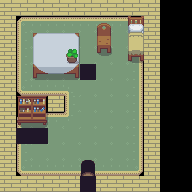

A 2D game scene composited from a Tiled map and its tileset images. What follows is a short description and the map's XML, with every tile layer's data as written:
An orthogonal 12x12 tile map with 16x16 px tiles, 6 tile layers (Tile Layer 1, Tile Layer 2, blocking, abovechar, ...), 1 hidden layer not drawn, 2 tilesets.

<map version="1.4" tiledversion="1.4.1" orientation="orthogonal" renderorder="right-down" width="12" height="12" tilewidth="16" tileheight="16" infinite="0" nextlayerid="8" nextobjectid="1">
 <properties>
  <property name="initCharX" type="int" value="6" />
  <property name="initCharY" type="int" value="3" />
 </properties>
 <tileset firstgid="1" name="inside" tilewidth="16" tileheight="16" tilecount="1024" columns="32">
  <image source="assets/Inner.png" width="512" height="512" />
 </tileset>
 <tileset firstgid="1025" name="character" tilewidth="16" tileheight="32" tilecount="128" columns="16">
  <image source="assets/character.png" width="256" height="256" />
 </tileset>
 <layer id="1" name="Tile Layer 1" width="12" height="12">
  <data encoding="csv">
0,0,0,0,0,0,0,0,0,0,0,0,
0,225,226,226,226,226,226,226,227,0,0,0,
0,257,258,258,258,258,258,258,259,0,0,0,
0,257,258,258,258,258,258,258,259,0,0,0,
0,257,258,258,258,258,258,258,259,0,0,0,
0,289,290,290,322,258,258,258,259,0,0,0,
0,0,0,0,257,258,258,258,259,0,0,0,
0,225,226,226,354,258,258,258,259,0,0,0,
0,257,258,258,258,258,258,258,259,0,0,0,
0,257,258,258,258,258,258,258,259,0,0,0,
0,289,290,290,290,290,290,290,291,0,0,0,
0,0,0,0,0,0,0,0,0,0,0,0
</data>
 </layer>
 <layer id="2" name="Tile Layer 2" width="12" height="12">
  <data encoding="csv">
0,0,0,0,0,0,0,0,0,0,0,0,
0,0,0,0,0,0,0,0,0,0,0,0,
0,0,0,0,0,0,0,0,0,0,0,0,
0,0,0,0,0,0,208,0,0,0,0,0,
0,0,0,0,0,0,0,0,0,0,0,0,
0,0,0,0,0,0,0,0,0,0,0,0,
0,0,0,0,0,0,0,0,0,0,0,0,
0,0,0,0,0,0,0,0,0,0,0,0,
0,0,0,0,0,0,0,0,0,0,0,0,
0,0,0,0,0,0,0,0,0,0,0,0,
0,0,0,0,0,70,0,0,0,0,0,0,
0,0,0,0,0,0,0,0,0,0,0,0
</data>
 </layer>
 <layer id="3" name="blocking" width="12" height="12">
  <properties>
   <property name="blocking" type="bool" value="true" />
  </properties>
  <data encoding="csv">
65,65,65,65,65,65,65,65,65,65,0,0,
65,0,0,0,0,0,0,0,49,65,0,0,
65,0,46,47,48,0,176,0,81,65,0,0,
65,0,78,79,80,0,0,0,113,65,0,0,
65,0,110,111,112,0,0,0,0,65,0,0,
65,0,0,0,0,0,0,0,0,65,0,0,
65,388,390,65,0,0,0,0,0,65,0,0,
65,420,422,0,0,0,0,0,0,65,0,0,
65,0,0,0,0,0,0,0,0,65,0,0,
65,0,0,0,0,0,0,0,0,65,0,0,
65,0,0,0,0,0,0,0,0,65,0,0,
65,65,65,65,65,35,65,65,65,65,0,0
</data>
 </layer>
 <layer id="5" name="abovechar" width="12" height="12">
  <properties>
   <property name="aboveChar" type="bool" value="true" />
  </properties>
  <data encoding="csv">
0,0,0,0,0,0,0,0,0,0,0,0,
0,0,0,0,0,0,144,0,0,0,0,0,
0,0,0,0,0,0,0,0,0,0,0,0,
0,0,0,0,364,0,0,0,0,0,0,0,
0,0,0,0,0,0,0,0,0,0,0,0,
0,0,0,0,0,0,0,0,0,0,0,0,
0,0,0,0,0,0,0,0,0,0,0,0,
0,0,0,0,0,0,0,0,0,0,0,0,
0,0,0,0,0,0,0,0,0,0,0,0,
0,0,0,0,0,0,0,0,0,0,0,0,
0,0,0,0,0,0,0,0,0,0,0,0,
0,0,0,0,0,0,0,0,0,0,0,0
</data>
 </layer>
 <layer id="4" name="trigger-out" width="12" height="12" visible="0">
  <properties>
   <property name="mapFile" value="zeldish.tmx" />
   <property name="setCharX" type="int" value="19" />
   <property name="setCharY" type="int" value="16" />
   <property name="trigger" value="loadMap" />
  </properties>
  <data encoding="csv">
0,0,0,0,0,0,0,0,0,0,0,0,
0,0,0,0,0,0,0,0,0,0,0,0,
0,0,0,0,0,0,0,0,0,0,0,0,
0,0,0,0,0,0,0,0,0,0,0,0,
0,0,0,0,0,0,0,0,0,0,0,0,
0,0,0,0,0,0,0,0,0,0,0,0,
0,0,0,0,0,0,0,0,0,0,0,0,
0,0,0,0,0,0,0,0,0,0,0,0,
0,0,0,0,0,0,0,0,0,0,0,0,
0,0,0,0,0,0,0,0,0,0,0,0,
0,0,0,0,0,231,0,0,0,0,0,0,
0,0,0,0,0,0,0,0,0,0,0,0
</data>
 </layer>
 <layer id="6" name="message" width="12" height="12">
  <properties>
   <property name="text" value="Every book falls apart into a pile of dust as soon as it's touched." />
   <property name="trigger" value="msgBox" />
  </properties>
  <data encoding="csv">
0,0,0,0,0,0,0,0,0,0,0,0,
0,0,0,0,0,0,0,0,0,0,0,0,
0,0,0,0,0,0,0,0,0,0,0,0,
0,0,0,0,0,0,0,0,0,0,0,0,
0,0,0,0,0,0,0,0,0,0,0,0,
0,0,0,0,0,0,0,0,0,0,0,0,
0,0,0,0,0,0,0,0,0,0,0,0,
0,0,0,0,0,0,0,0,0,0,0,0,
0,35,35,0,0,0,0,0,0,0,0,0,
0,0,0,0,0,0,0,0,0,0,0,0,
0,0,0,0,0,0,0,0,0,0,0,0,
0,0,0,0,0,0,0,0,0,0,0,0
</data>
 </layer>
 <layer id="7" name="plantmsg" width="12" height="12">
  <properties>
   <property name="text" value="This plant could use some watering." />
   <property name="trigger" value="msgBox" />
  </properties>
  <data encoding="csv">
0,0,0,0,0,0,0,0,0,0,0,0,
0,0,0,0,0,0,0,0,0,0,0,0,
0,0,0,0,0,0,0,0,0,0,0,0,
0,0,0,0,0,0,0,0,0,0,0,0,
0,0,0,0,0,35,0,0,0,0,0,0,
0,0,0,0,0,0,0,0,0,0,0,0,
0,0,0,0,0,0,0,0,0,0,0,0,
0,0,0,0,0,0,0,0,0,0,0,0,
0,0,0,0,0,0,0,0,0,0,0,0,
0,0,0,0,0,0,0,0,0,0,0,0,
0,0,0,0,0,0,0,0,0,0,0,0,
0,0,0,0,0,0,0,0,0,0,0,0
</data>
 </layer>
</map>